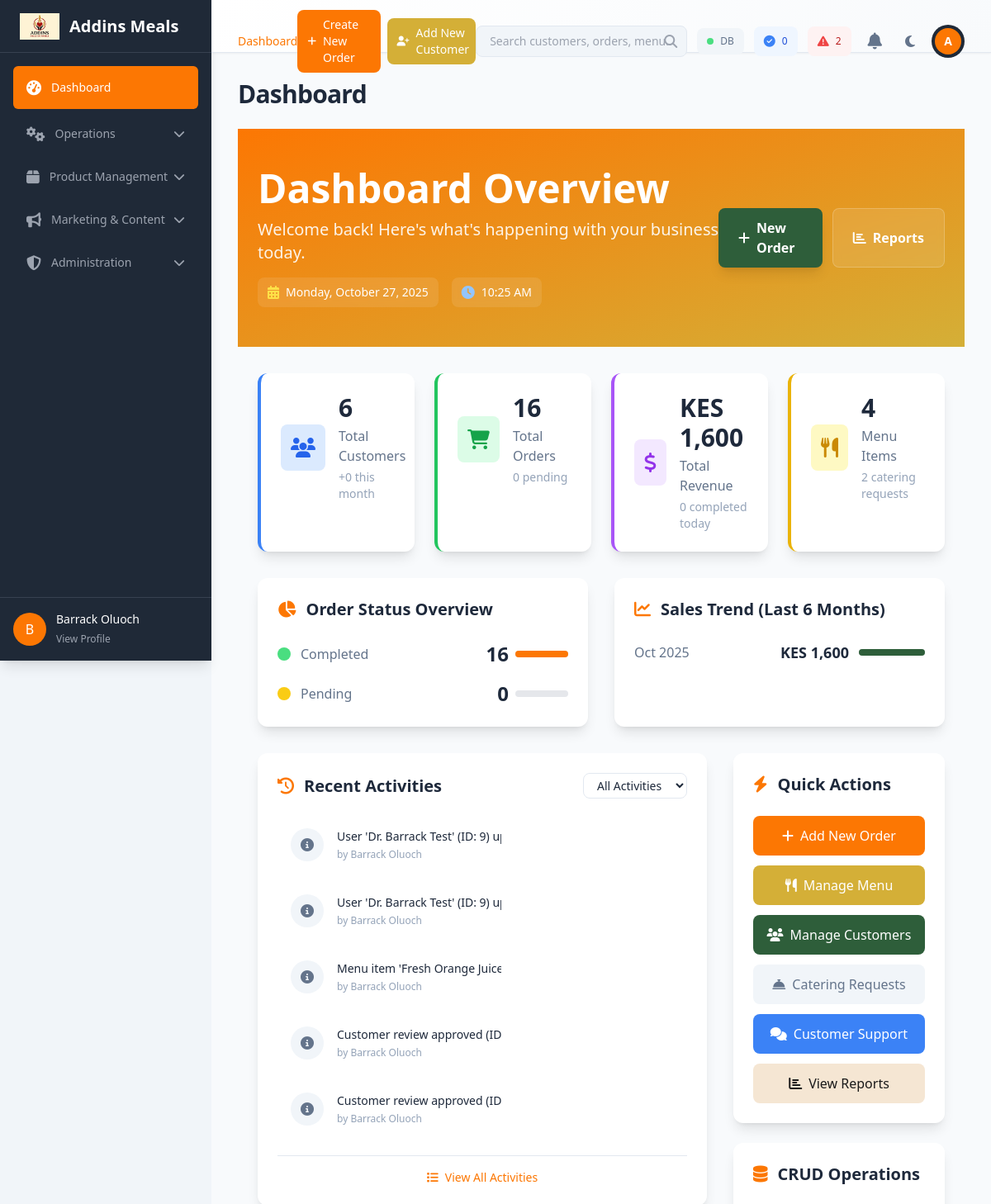
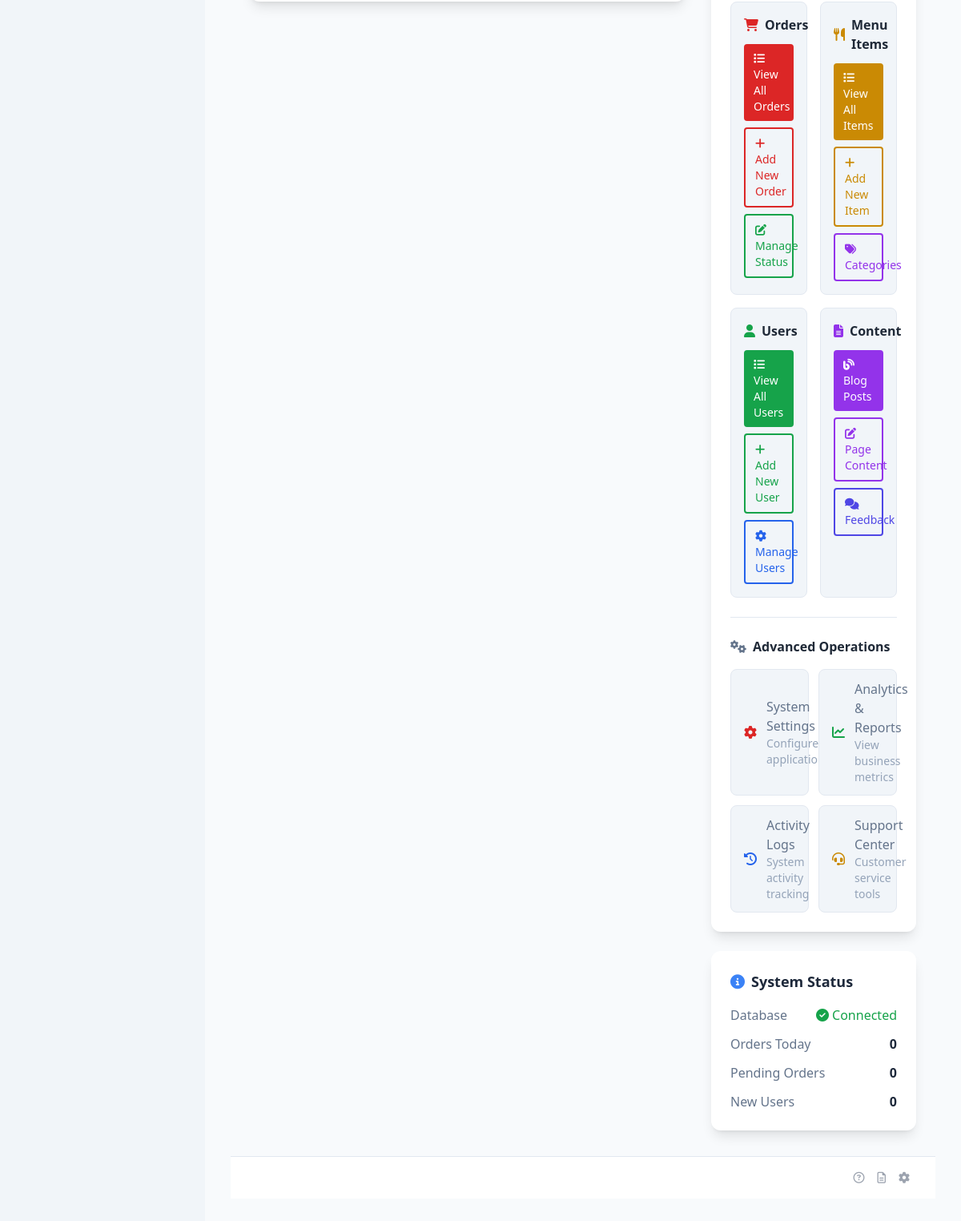
Page /admin/dashboard.php (signed in) on the committed database (2 pictures, top to bottom).
### tables this page shows
CREATE TABLE `activity_logs` (
  `id` int(11) NOT NULL,
  `user_id` int(11) DEFAULT NULL,
  `activity_type` enum('order','menu','user','system','login','logout') NOT NULL,
  `activity_action` varchar(50) NOT NULL,
  `description` text DEFAULT NULL,
  `entity_type` varchar(50) DEFAULT NULL,
  `entity_id` int(11) DEFAULT NULL,
  `old_values` text DEFAULT NULL,
  `new_values` text DEFAULT NULL,
  `ip_address` varchar(45) DEFAULT NULL,
  `user_agent` text DEFAULT NULL,
  `created_at` timestamp NOT NULL DEFAULT current_timestamp()
);

CREATE TABLE `users` (
  `id` int(11) NOT NULL,
  `name` varchar(100) NOT NULL,
  `email` varchar(150) NOT NULL,
  `password` varchar(255) NOT NULL,
  `role` enum('customer','admin','driver','delivery','ambassador') DEFAULT 'customer',
  `created_at` timestamp NOT NULL DEFAULT current_timestamp(),
  `status` enum('active','inactive') NOT NULL DEFAULT 'active',
  `phone` varchar(20) DEFAULT NULL,
  `updated_at` timestamp NOT NULL DEFAULT current_timestamp() ON UPDATE current_timestamp(),
  `created_by` int(11) DEFAULT NULL COMMENT 'ID of the ambassador who referred this user'
);

### admin/dashboard.php (the view, shortened to what the rows shown need)
<?php
require_once 'includes/functions.php';
$recentOrders = [];
try {
    $totalOrders = getCount($pdo, 'orders');
    if ($totalOrders == 0 || empty($recentOrders)) {
        try {
            $menuItems = $pdo->query("SELECT id, name, price FROM menu_items LIMIT 4")->fetchAll(PDO::FETCH_ASSOC);
            if (!empty($menuItems)) {
                $allUsers = $pdo->query("SELECT id, name, role FROM users")->fetchAll(PDO::FETCH_ASSOC);
                if (!empty($allUsers)) {
                    $orderDate = date('Y-m-d H:i:s');
                    foreach ($allUsers as $user) {
                        $pdo->query("INSERT INTO orders (user_id, updated_at) VALUES
                            ({$user['id']}, '{$orderDate}')");
                    }
                }
            }
        } catch (PDOException $e) {
            error_log("Error creating sample data: " . $e->getMessage());
        }
    }
} catch (PDOException $e) {
    $error = "Database error: " . $e->getMessage();
}
require_once '../includes/ActivityLogger.php';
$activityLogger = new ActivityLogger($pdo);
try {
    $recentActivities = $activityLogger->getRecentActivities(8);
} catch (PDOException $e) {
    error_log("Error fetching recent activities: " . $e->getMessage());
    $recentActivities = [];
}
require_once 'includes/header.php';
?>
<div class="bg-gradient-to-br from-primary via-primary-dark to-secondary text-white">
    <div class="container mx-auto px-6 py-12">
        <div class="flex flex-col lg:flex-row lg:items-center lg:justify-between">
            <div>
                <h1 class="text-4xl md:text-5xl font-bold mb-3">Dashboard Overview</h1>
            </div>
        </div>
    </div>
</div>
<div class="container mx-auto px-6 py-8">
    <div class="grid grid-cols-1 lg:grid-cols-3 gap-8">
        <div class="lg:col-span-2">
            <div class="bg-white rounded-xl shadow-lg p-6">
                <?php if (!empty($recentActivities)): ?>
                    <div class="space-y-4 max-h-96 overflow-y-auto">
                        <?php foreach ($recentActivities as $activity): ?>
                            <?php
                            $activityIcon = $activityLogger->getActivityIcon($activity['activity_type'], $activity['activity_action']);
                            $activityColor = $activityLogger->getActivityColor($activity['activity_type']);
                            $timeAgo = strtotime($activity['created_at']);
                            $currentTime = time();
                            $diff = $currentTime - $timeAgo;
                            if ($diff < 60) {
                                $timeDisplay = 'Just now';
                            } elseif ($diff < 3600) {
                                $timeDisplay = floor($diff / 60) . ' minutes ago';
                            } elseif ($diff < 86400) {
                                $timeDisplay = floor($diff / 3600) . ' hours ago';
                            } else {
                                $timeDisplay = floor($diff / 86400) . ' days ago';
                            }
                            ?>
                            <div class="flex items-start space-x-4 p-3 rounded-lg hover:bg-gray-50 transition-colors duration-200 border-l-4 border-<?php echo $activityColor; ?>-400 activity-item"
                                 data-type="<?php echo $activity['activity_type']; ?>"
                                 data-action="<?php echo $activity['activity_action']; ?>">
                                <div class="flex-shrink-0">
                                    <div class="w-10 h-10 bg-<?php echo $activityColor; ?>-100 rounded-full flex items-center justify-center">
                                        <i class="<?php echo $activityIcon; ?> text-<?php echo $activityColor; ?>-600"></i>
                                    </div>
                                </div>
                                <div class="flex-1 min-w-0">
                                    <div class="flex items-center justify-between">
                                        <p class="text-sm font-medium text-gray-900">
                                            <?php echo htmlspecialchars($activity['description']); ?>
                                        </p>
                                        <span class="text-xs text-gray-500"><?php echo $timeDisplay; ?></span>
                                    </div>
                                    <?php if ($activity['user_name']): ?>
                                        <p class="text-xs text-gray-500 mt-1">
                                            by <?php echo htmlspecialchars($activity['user_name']); ?>
                                        </p>
                                    <?php endif; ?>
                                </div>
                            </div>
                        <?php endforeach; ?>
                    </div>
                <?php endif; ?>
            </div>
        </div>
    </div>
</div>
<?php
require_once 'includes/footer.php';
?>

### rows in the picture
activity_logs: description "User 'Dr. Barrack Test' (ID: 9) updated.", user.name "Barrack Oluoch"
activity_logs: description "User 'Dr. Barrack Test' (ID: 9) updated.", user.name "Barrack Oluoch"
activity_logs: description "Menu item 'Fresh Orange Juice' (ID: 8) updated.", user.name "Barrack Oluoch"
activity_logs: description "Customer review approved (ID: 2).", user.name "Barrack Oluoch"
activity_logs: description "Customer review approved (ID: 3).", user.name "Barrack Oluoch"

### other values in the picture
substr($_SESSION['username'] ?? 'A', 0, 1) "B"
$_SESSION['username'] "Barrack Oluoch"
$breadcrumb['name'] "Dashboard"
$systemStatus['orders_today'] "0"
$systemStatus['pending_orders'] "2"
substr($_SESSION['name'] ?? 'A', 0, 1) "A"
$page_title "Dashboard"
$totalAllUsers "6"
$newUsersThisMonth "0"
$totalOrders "16"
$pendingOrders "0"
$totalRevenue "1,600"
$todayCompleted "0"
$totalMenuItems "4"
$cateringRequests "2"
